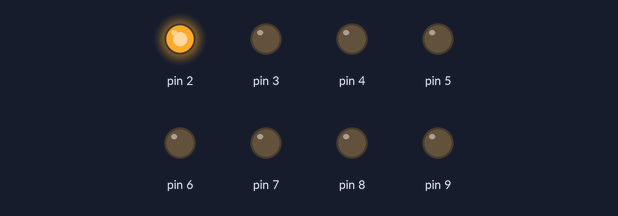
Bench run of a sketch on a simulated Arduino Uno, built with avr-gcc and run on an emulated ATmega328P. Parts: output pins drawn as LEDs (lit = HIGH).

Above: at 0.15 s.
At 1.05 s:
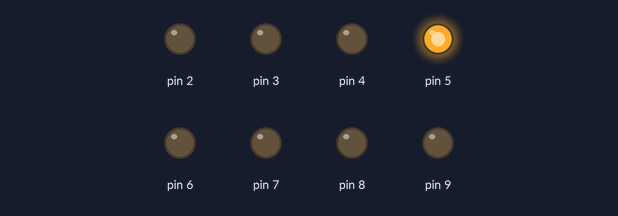
At 1.65 s:
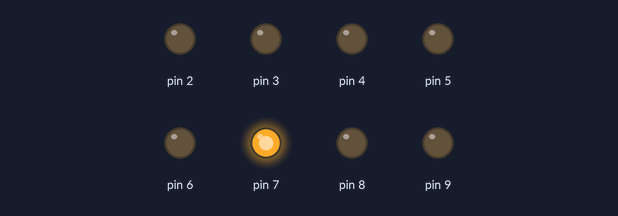
At 2.25 s:
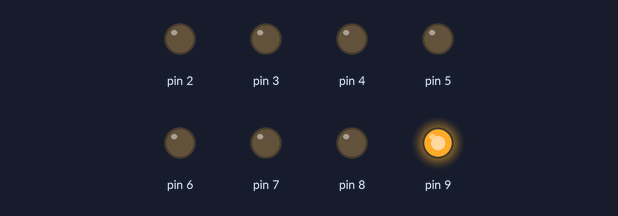
At 3.75 s:
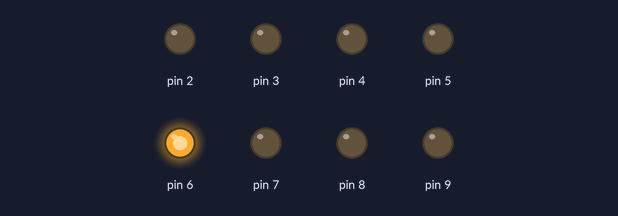
At 5.25 s:
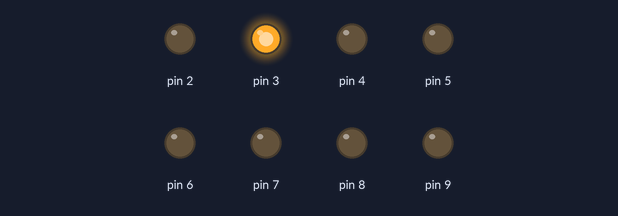
Timing chart, 0 to 5.5 s (numbered marks = the images above):
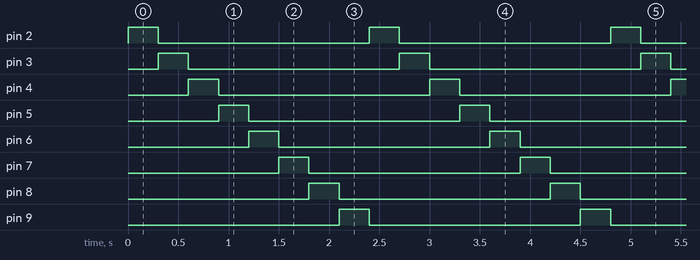

The sketch:

Running_LED.ino
```cpp
/*
 * Project name : Running LED
 * Creator by   : Wayan Dadang
 */

// Pin LED yang kita gunakan dari pin 2-9 jadi total 8 LED, ya.

// Kita inisialisasi variabel global dulu disini.

int pinLED; //inisialisasi pin 2-9
int i; // ini varibel dipakai pada for untuk menyelakan ke-8 LED secara bergantian, jadi lebih pendek programnya.

void setup() {
  // put your setup code here, to run once:

  // Sekarang kita akan menerjemahkan pin LED-nya agar nantinya bisa dikenali oleh program.
  for(pinLED = 2; pinLED <=9; pinLED++){ // disini maksudnya pinmode output dimulai dari pin 2 bukan dari pin 0, dan berhenti di pin 9, jadi hanya pin 2-9 saja yang dijadikan mode output
    pinMode(pinLED, OUTPUT);    // pada blok ini kita menerjemahkan bahwa pin LED 2-9 sebagai pin OUTPUT, jadi nanti ketika kita kirim logika 1 LED akan mneyala.
  }

}

void loop() {
  // put your main code here, to run repeatedly:

  // Nah sekarang kita akan membuat main routine-nya, dimana disini kita akan menyalakan 8  buah led secara bergantian menggunakan for,
  // variabel i sebagai pengganti LED
  for(i=2;i<=9;i++){ // LED dikirim logika 1 dan 0 hanya pada pin 2-9 saja secara bergantian.
    digitalWrite(i, HIGH); // kirim logika 1 agar LED bisa nyala
    delay(300); // kasih waktu tunda selama 0,3 detik
    digitalWrite(i, LOW); // Kirim logika 0 agar LED mati, tujuannya adalah agar LED pertama nyala, tapi LED lainnya mati, dan ketika LED 2 nyala, dan LED lainnya mati.
    // delay(300); // kasih waktu tunda selama 0,3 detik
  }

}
```

Measured:
- by itself, pin 2–9: alternates HIGH for 0.30 s and LOW for 2.1 s
- by itself, everything shown: repeats every 2.4 s, in 9 steps
